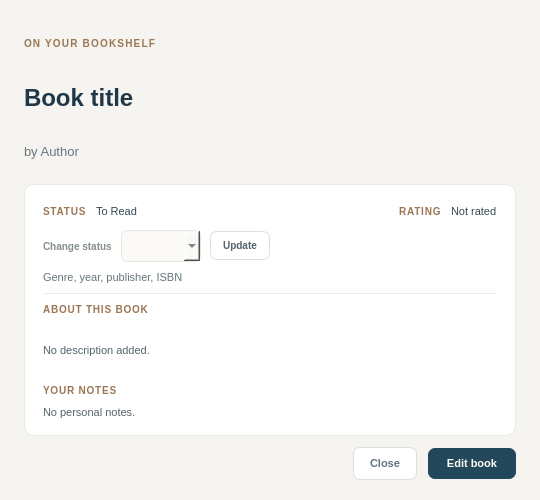
<?xml version="1.0" encoding="UTF-8"?>
<ui version="4.0">
 <class>BookDetailsDialog</class>
 <widget class="QDialog" name="BookDetailsDialog">
  <property name="windowTitle">
   <string>Book details</string>
  </property>
  <property name="minimumSize">
   <size>
    <width>540</width>
    <height>500</height>
   </size>
  </property>
  <property name="styleSheet">
   <string notr="true">QDialog { background: #f5f4f0; } QLabel#detailsEyebrow { color: #9b7653; font-size: 10px; font-weight: 750; letter-spacing: 1.2px; } QLabel#detailsTitle { color: #203748; font-size: 24px; font-weight: 750; } QLabel#detailsAuthor { color: #66777e; font-size: 13px; } QLabel.sectionLabel { color: #9b7653; font-size: 10px; font-weight: 750; letter-spacing: 0.8px; } QLabel.detailsValue { color: #344852; font-size: 11px; } QFrame#detailsCard { background: #ffffff; border: 1px solid #eae8e2; border-radius: 10px; } QComboBox#statusInput { color: #344852; background: #faf9f6; border: 1px solid #e7e5df; border-radius: 6px; padding: 7px 9px; font-size: 11px; } QPushButton#changeStatusButton { color: #53636b; background: #ffffff; border: 1px solid #deded8; border-radius: 7px; padding: 7px 12px; font-size: 10px; font-weight: 650; } QPushButton#detailsEditButton { color: #fffaf3; background: #24485b; border: 0; border-radius: 7px; padding: 9px 18px; font-size: 11px; font-weight: 700; } QPushButton#detailsEditButton:hover { background: #315d72; } QPushButton#detailsCloseButton { color: #60737b; background: #ffffff; border: 1px solid #deded8; border-radius: 7px; padding: 9px 16px; font-size: 11px; font-weight: 650; }</string>
  </property>
  <layout class="QVBoxLayout" name="detailsLayout">
   <property name="leftMargin">
    <number>24</number>
   </property>
   <property name="topMargin">
    <number>22</number>
   </property>
   <property name="rightMargin">
    <number>24</number>
   </property>
   <property name="bottomMargin">
    <number>20</number>
   </property>
   <property name="spacing">
    <number>11</number>
   </property>
   <item>
    <widget class="QLabel" name="detailsEyebrow">
     <property name="text">
      <string>ON YOUR BOOKSHELF</string>
     </property>
    </widget>
   </item>
   <item>
    <widget class="QLabel" name="detailsTitle">
     <property name="text">
      <string>Book title</string>
     </property>
     <property name="wordWrap">
      <bool>true</bool>
     </property>
    </widget>
   </item>
   <item>
    <widget class="QLabel" name="detailsAuthor">
     <property name="text">
      <string>by Author</string>
     </property>
    </widget>
   </item>
   <item>
    <widget class="QFrame" name="detailsCard">
     <layout class="QVBoxLayout" name="detailsCardLayout">
      <property name="leftMargin">
       <number>18</number>
      </property>
      <property name="topMargin">
       <number>16</number>
      </property>
      <property name="rightMargin">
       <number>18</number>
      </property>
      <property name="bottomMargin">
       <number>16</number>
      </property>
      <property name="spacing">
       <number>9</number>
      </property>
      <item>
       <layout class="QHBoxLayout" name="detailsMetaLayout">
        <item>
         <widget class="QLabel" name="statusSectionLabel">
          <property name="text">
           <string>STATUS</string>
          </property>
          <property name="styleSheet">
           <string notr="true">color: #9b7653; font-size: 10px; font-weight: 750; letter-spacing: 0.8px;</string>
          </property>
         </widget>
        </item>
        <item>
         <widget class="QLabel" name="detailsStatus">
          <property name="text">
           <string>To Read</string>
          </property>
          <property name="styleSheet">
           <string notr="true">color: #344852; font-size: 11px;</string>
          </property>
         </widget>
        </item>
        <item>
         <spacer name="detailsMetaSpacer">
          <property name="orientation">
           <enum>Qt::Orientation::Horizontal</enum>
          </property>
          <property name="sizeHint" stdset="0">
           <size>
            <width>30</width>
            <height>20</height>
           </size>
          </property>
         </spacer>
        </item>
        <item>
         <widget class="QLabel" name="ratingSectionLabel">
          <property name="text">
           <string>RATING</string>
          </property>
          <property name="styleSheet">
           <string notr="true">color: #9b7653; font-size: 10px; font-weight: 750; letter-spacing: 0.8px;</string>
          </property>
         </widget>
        </item>
        <item>
         <widget class="QLabel" name="detailsRating">
          <property name="text">
           <string>Not rated</string>
          </property>
          <property name="styleSheet">
           <string notr="true">color: #344852; font-size: 11px;</string>
          </property>
         </widget>
        </item>
       </layout>
      </item>
      <item>
       <layout class="QHBoxLayout" name="statusChangeLayout">
        <item>
         <widget class="QLabel" name="statusChangeLabel">
          <property name="text">
           <string>Change status</string>
          </property>
          <property name="styleSheet">
           <string notr="true">color: #858e91; font-size: 10px; font-weight: 650;</string>
          </property>
         </widget>
        </item>
        <item>
         <widget class="QComboBox" name="statusInput"/>
        </item>
        <item>
         <widget class="QPushButton" name="changeStatusButton">
          <property name="text">
           <string>Update</string>
          </property>
         </widget>
        </item>
        <item>
         <spacer name="statusChangeSpacer">
          <property name="orientation">
           <enum>Qt::Orientation::Horizontal</enum>
          </property>
          <property name="sizeHint" stdset="0">
           <size>
            <width>40</width>
            <height>20</height>
           </size>
          </property>
         </spacer>
        </item>
       </layout>
      </item>
      <item>
       <widget class="QLabel" name="detailsMetadata">
        <property name="text">
         <string>Genre, year, publisher, ISBN</string>
        </property>
        <property name="wordWrap">
         <bool>true</bool>
        </property>
        <property name="styleSheet">
         <string notr="true">color: #64757b; font-size: 11px;</string>
        </property>
       </widget>
      </item>
      <item>
       <widget class="QFrame" name="detailsDivider">
        <property name="minimumSize">
         <size>
          <width>0</width>
          <height>1</height>
         </size>
        </property>
        <property name="maximumSize">
         <size>
          <width>16777215</width>
          <height>1</height>
         </size>
        </property>
        <property name="styleSheet">
         <string notr="true">background: #eeece7; border: 0;</string>
        </property>
        <property name="frameShape">
         <enum>QFrame::Shape::HLine</enum>
        </property>
       </widget>
      </item>
      <item>
       <widget class="QLabel" name="descriptionSectionLabel">
        <property name="text">
         <string>ABOUT THIS BOOK</string>
        </property>
        <property name="styleSheet">
         <string notr="true">color: #9b7653; font-size: 10px; font-weight: 750; letter-spacing: 0.8px;</string>
        </property>
       </widget>
      </item>
      <item>
       <widget class="QLabel" name="detailsDescription">
        <property name="text">
         <string>No description added.</string>
        </property>
        <property name="wordWrap">
         <bool>true</bool>
        </property>
        <property name="minimumSize">
         <size>
          <width>0</width>
          <height>50</height>
         </size>
        </property>
        <property name="styleSheet">
         <string notr="true">color: #52646c; font-size: 11px;</string>
        </property>
       </widget>
      </item>
      <item>
       <widget class="QLabel" name="notesSectionLabel">
        <property name="text">
         <string>YOUR NOTES</string>
        </property>
        <property name="styleSheet">
         <string notr="true">color: #9b7653; font-size: 10px; font-weight: 750; letter-spacing: 0.8px;</string>
        </property>
       </widget>
      </item>
      <item>
       <widget class="QLabel" name="detailsNotes">
        <property name="text">
         <string>No personal notes.</string>
        </property>
        <property name="wordWrap">
         <bool>true</bool>
        </property>
        <property name="styleSheet">
         <string notr="true">color: #52646c; font-size: 11px;</string>
        </property>
       </widget>
      </item>
     </layout>
    </widget>
   </item>
   <item>
    <layout class="QHBoxLayout" name="detailsButtonsLayout">
     <item>
      <spacer name="detailsButtonSpacer">
       <property name="orientation">
        <enum>Qt::Orientation::Horizontal</enum>
       </property>
       <property name="sizeHint" stdset="0">
        <size>
         <width>40</width>
         <height>20</height>
        </size>
       </property>
      </spacer>
     </item>
     <item>
      <widget class="QPushButton" name="detailsCloseButton">
       <property name="text">
        <string>Close</string>
       </property>
       <property name="styleSheet">
        <string notr="true">color: #60737b; background: #ffffff; border: 1px solid #deded8; border-radius: 7px; padding: 9px 16px; font-size: 11px; font-weight: 650;</string>
       </property>
      </widget>
     </item>
     <item>
      <widget class="QPushButton" name="detailsEditButton">
       <property name="text">
        <string>Edit book</string>
       </property>
       <property name="styleSheet">
        <string notr="true">color: #fffaf3; background: #24485b; border: 0; border-radius: 7px; padding: 9px 18px; font-size: 11px; font-weight: 700;</string>
       </property>
      </widget>
     </item>
    </layout>
   </item>
  </layout>
 </widget>
 <resources/>
 <connections/>
</ui>
